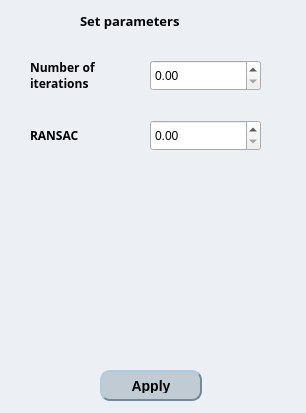
<?xml version="1.0" encoding="UTF-8"?>
<ui version="4.0">
 <class>Advanced_scanning</class>
 <widget class="QDialog" name="Advanced_scanning">
  <property name="geometry">
   <rect>
    <x>0</x>
    <y>0</y>
    <width>306</width>
    <height>413</height>
   </rect>
  </property>
  <property name="windowTitle">
   <string>Advanced scanning</string>
  </property>
  <property name="styleSheet">
   <string notr="true">QDialog
{
    background-color: #ecf0f5;
}</string>
  </property>
  <widget class="QLabel" name="set_parameters">
   <property name="geometry">
    <rect>
     <x>80</x>
     <y>10</y>
     <width>191</width>
     <height>21</height>
    </rect>
   </property>
   <property name="font">
    <font>
     <family>Open Sans</family>
     <pointsize>10</pointsize>
     <weight>75</weight>
     <bold>true</bold>
    </font>
   </property>
   <property name="text">
    <string>Set parameters</string>
   </property>
  </widget>
  <widget class="QLabel" name="label_2">
   <property name="geometry">
    <rect>
     <x>30</x>
     <y>50</y>
     <width>101</width>
     <height>51</height>
    </rect>
   </property>
   <property name="font">
    <font>
     <family>Open Sans</family>
     <weight>75</weight>
     <bold>true</bold>
    </font>
   </property>
   <property name="autoFillBackground">
    <bool>false</bool>
   </property>
   <property name="text">
    <string>Number of iterations</string>
   </property>
   <property name="wordWrap">
    <bool>true</bool>
   </property>
  </widget>
  <widget class="QDoubleSpinBox" name="doubleSpinBox">
   <property name="geometry">
    <rect>
     <x>150</x>
     <y>60</y>
     <width>111</width>
     <height>31</height>
    </rect>
   </property>
   <property name="styleSheet">
    <string notr="true"/>
   </property>
  </widget>
  <widget class="QLabel" name="label_3">
   <property name="geometry">
    <rect>
     <x>30</x>
     <y>110</y>
     <width>101</width>
     <height>51</height>
    </rect>
   </property>
   <property name="font">
    <font>
     <family>Open Sans</family>
     <weight>75</weight>
     <bold>true</bold>
    </font>
   </property>
   <property name="autoFillBackground">
    <bool>false</bool>
   </property>
   <property name="text">
    <string>RANSAC</string>
   </property>
   <property name="wordWrap">
    <bool>true</bool>
   </property>
  </widget>
  <widget class="QDoubleSpinBox" name="doubleSpinBox_2">
   <property name="geometry">
    <rect>
     <x>150</x>
     <y>120</y>
     <width>111</width>
     <height>31</height>
    </rect>
   </property>
   <property name="styleSheet">
    <string notr="true"/>
   </property>
  </widget>
  <widget class="QPushButton" name="apply_pb">
   <property name="enabled">
    <bool>true</bool>
   </property>
   <property name="geometry">
    <rect>
     <x>100</x>
     <y>370</y>
     <width>102</width>
     <height>31</height>
    </rect>
   </property>
   <property name="cursor">
    <cursorShape>PointingHandCursor</cursorShape>
   </property>
   <property name="styleSheet">
    <string notr="true">QPushButton {
    background-color: #c0cbd3;
    border-style: outset;
    border-width: 2px;
    border-radius: 10px;
    border-color: #748896;
    font: bold 14px;
    padding: 6px;
}
QPushButton:pressed {
    background-color: #748896;
    border-style: inset;
}</string>
   </property>
   <property name="text">
    <string>Apply</string>
   </property>
  </widget>
 </widget>
 <resources/>
 <connections/>
</ui>
